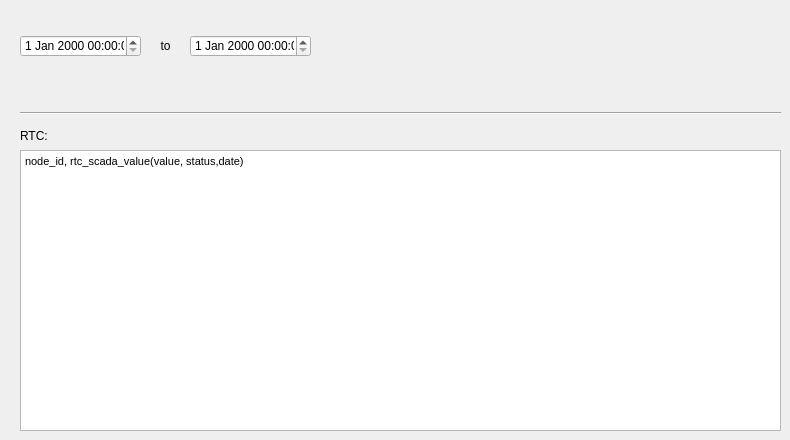
   <widget class="QWidget" name="tab_22">
    <attribute name="title">
     <string>RTC</string>
    </attribute>
    <widget class="QDateTimeEdit" name="dateTimeEdit_19">
     <property name="geometry">
      <rect>
       <x>190</x>
       <y>35</y>
       <width>121</width>
       <height>22</height>
      </rect>
     </property>
    </widget>
    <widget class="QLabel" name="label_to_8">
     <property name="geometry">
      <rect>
       <x>150</x>
       <y>35</y>
       <width>31</width>
       <height>22</height>
      </rect>
     </property>
     <property name="font">
      <font>
       <pointsize>9</pointsize>
      </font>
     </property>
     <property name="frameShape">
      <enum>QFrame::NoFrame</enum>
     </property>
     <property name="frameShadow">
      <enum>QFrame::Raised</enum>
     </property>
     <property name="text">
      <string>to</string>
     </property>
     <property name="textFormat">
      <enum>Qt::AutoText</enum>
     </property>
     <property name="scaledContents">
      <bool>false</bool>
     </property>
     <property name="alignment">
      <set>Qt::AlignCenter</set>
     </property>
     <property name="margin">
      <number>3</number>
     </property>
    </widget>
    <widget class="Line" name="line_13">
     <property name="geometry">
      <rect>
       <x>20</x>
       <y>105</y>
       <width>761</width>
       <height>16</height>
      </rect>
     </property>
     <property name="orientation">
      <enum>Qt::Horizontal</enum>
     </property>
    </widget>
    <widget class="QDateTimeEdit" name="dateTimeEdit_20">
     <property name="geometry">
      <rect>
       <x>20</x>
       <y>35</y>
       <width>121</width>
       <height>22</height>
      </rect>
     </property>
    </widget>
    <widget class="QLabel" name="label_result_6">
     <property name="geometry">
      <rect>
       <x>20</x>
       <y>125</y>
       <width>90</width>
       <height>22</height>
      </rect>
     </property>
     <property name="font">
      <font>
       <pointsize>9</pointsize>
      </font>
     </property>
     <property name="frameShape">
      <enum>QFrame::NoFrame</enum>
     </property>
     <property name="frameShadow">
      <enum>QFrame::Plain</enum>
     </property>
     <property name="text">
      <string>RTC:</string>
     </property>
     <property name="textFormat">
      <enum>Qt::AutoText</enum>
     </property>
     <property name="scaledContents">
      <bool>false</bool>
     </property>
     <property name="alignment">
      <set>Qt::AlignLeading|Qt::AlignLeft|Qt::AlignVCenter</set>
     </property>
     <property name="margin">
      <number>3</number>
     </property>
    </widget>
    <widget class="QTextEdit" name="element_6">
     <property name="geometry">
      <rect>
       <x>20</x>
       <y>150</y>
       <width>761</width>
       <height>281</height>
      </rect>
     </property>
     <property name="html">
      <string>&lt;!DOCTYPE HTML PUBLIC &quot;-//W3C//DTD HTML 4.0//EN&quot; &quot;http://www.w3.org/TR/REC-html40/strict.dtd&quot;&gt;
&lt;html&gt;&lt;head&gt;&lt;meta name=&quot;qrichtext&quot; content=&quot;1&quot; /&gt;&lt;style type=&quot;text/css&quot;&gt;
p, li { white-space: pre-wrap; }
&lt;/style&gt;&lt;/head&gt;&lt;body style=&quot; font-family:'MS Shell Dlg 2'; font-size:8.25pt; font-weight:400; font-style:normal;&quot;&gt;
&lt;p style=&quot; margin-top:0px; margin-bottom:0px; margin-left:0px; margin-right:0px; -qt-block-indent:0; text-indent:0px;&quot;&gt;&lt;span style=&quot; font-size:8pt;&quot;&gt;node_id, rtc_scada_value(value, status,date)&lt;/span&gt;&lt;/p&gt;&lt;/body&gt;&lt;/html&gt;</string>
     </property>
    </widget>
   </widget>
